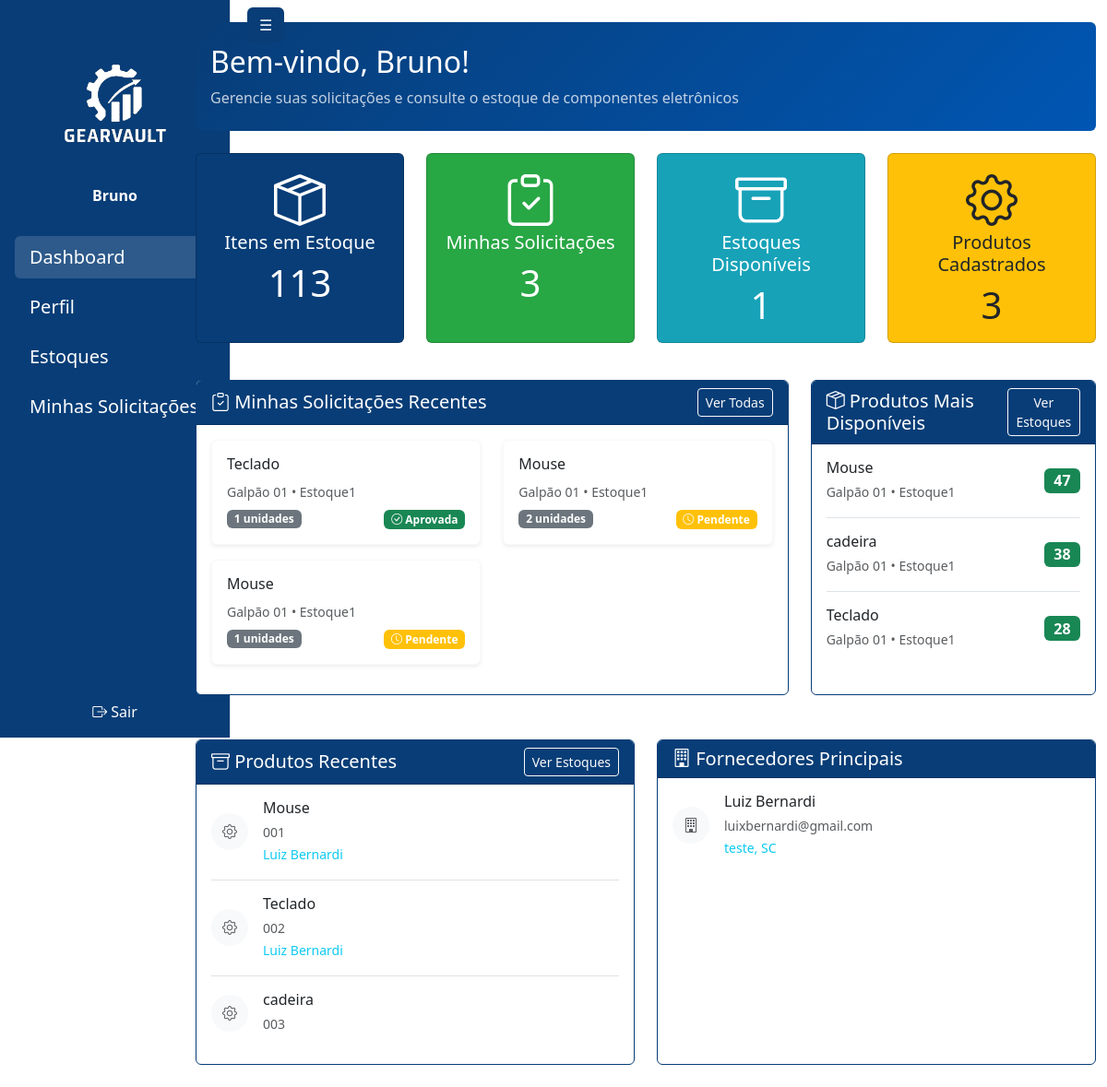
The page /usuario/painel/ (signed in) on the database its author committed.
### gearvault/models.py (models this page shows, shortened)
class SolicitacaoProduto(models.Model):
    STATUS_CHOICES = [
        ('PENDENTE', 'Pendente'),
        ('APROVADA', 'Aprovada'),
        ('REJEITADA', 'Rejeitada'),
    ]
    usuario = models.ForeignKey(
        get_user_model(), on_delete=models.CASCADE, related_name='solicitacoes')
    produto = models.ForeignKey(Produto, on_delete=models.CASCADE)
    local = models.ForeignKey(LocalArmazenamento, on_delete=models.CASCADE)
    quantidade = models.PositiveIntegerField()
    justificativa = models.TextField(
        help_text="Justificativa para a solicitação")
    status = models.CharField(
        max_length=10, choices=STATUS_CHOICES, default='PENDENTE')
    data_solicitacao = models.DateTimeField(auto_now_add=True)
    data_resposta = models.DateTimeField(null=True, blank=True)
    resposta_admin = models.TextField(
        blank=True, null=True, help_text="Resposta do administrador")
    admin_responsavel = models.ForeignKey(
        get_user_model(),
        on_delete=models.SET_NULL,
        null=True,
        blank=True,
        related_name='solicitacoes_processadas'
    )
    class Meta:
        ordering = ['-data_solicitacao']
        verbose_name = 'Solicitação de Produto'
        verbose_name_plural = 'Solicitações de Produtos'

class Produto(models.Model):
    nome = models.CharField(max_length=255)
    codigo = models.CharField(max_length=100, unique=True)
    categoria = models.CharField(max_length=100, blank=True, null=True)
    descricao = models.TextField(blank=True, null=True)
    fornecedor = models.ForeignKey(
        Fornecedor, on_delete=models.SET_NULL, null=True, blank=True)
    imagem = models.ImageField(upload_to='produtos/', blank=True, null=True)

class LocalArmazenamento(models.Model):
    estoque = models.ForeignKey(Estoque, on_delete=models.CASCADE, related_name='locais')
    nome = models.CharField(max_length=255)
    descricao = models.TextField(blank=True, null=True)

class Estoque(models.Model):
    nome = models.CharField(max_length=255)
    descricao = models.TextField(blank=True, null=True)

class Fornecedor(models.Model):
    nome = models.CharField(max_length=255)
    cnpj = models.CharField(  max_length=14, validators=[
        MinLengthValidator(14),
            MaxLengthValidator(14)
        ], blank=False, null=False)
    email = models.EmailField(blank=False, null=False)
    telefone = models.CharField(max_length=11,  validators=[
            MinLengthValidator(11),
            MaxLengthValidator(11)
        ], blank=False, null=False)
    endereco = models.ForeignKey(Endereco, on_delete=models.SET_NULL, blank=False, null=True)

class Endereco(models.Model):
    logradouro = models.CharField(max_length=255)
    numero = models.CharField(max_length=20)
    complemento = models.CharField(max_length=100, blank=True, null=True)
    bairro = models.CharField(max_length=100)
    cidade = models.CharField(max_length=100)
    estado = models.CharField(max_length=2)
    cep = models.CharField(max_length=8)

### gearvault/views.py (the view)
# urls.py: path('painel/', views.usuario_painel, name='usuario_painel'),
@login_required
def usuario_painel(request):
    if request.user.profile.role != 'USUARIO':
        if request.user.profile.role == 'ADMIN':
            return redirect('admin_painel')
        return redirect('login')
    produtos = Produto.objects.all()
    total_produtos = produtos.count()
    total_estoque = ItemCompra.objects.aggregate(
        total=Sum('quantidade'))['total'] or 0
    from .models import SolicitacaoProduto
    minhas_solicitacoes = SolicitacaoProduto.objects.filter(
        usuario=request.user
    ).select_related('produto', 'local', 'local__estoque').order_by('-data_solicitacao')[:5]
    produtos_disponiveis = ItemCompra.objects.values(
        'produto__nome', 'local__nome', 'local__estoque__nome'
    ).annotate(
        quantidade_total=Sum('quantidade')
    ).filter(
        quantidade_total__gt=0
    ).order_by('-quantidade_total')[:5]
    estoques = Estoque.objects.prefetch_related('locais')
    fornecedores = Fornecedor.objects.all()
    contexto = {
        'sidebar_links': get_sidebar_links(request.user),
        'produtos': produtos,
        'total_produtos': total_produtos,
        'total_estoque': total_estoque,
        'minhas_solicitacoes': minhas_solicitacoes,
        'produtos_disponiveis': produtos_disponiveis,
        'estoques': estoques,
        'fornecedores': fornecedores,
    }
    return render(request, 'pages/user/painel.html', contexto)

### gearvault/templates/pages/user/painel.html (shortened to what this page needs)
{% extends 'base.html' %}
{% load static %}
{% block content %}
<div class="container-fluid" id="main-content-panel">
  <div class="row">
    <div class="col-md-2" id="sidebar-panel">
      {% include 'sidebar.html' %}
    </div>
    <div class="col-md-10 mt-4" id="painel-content">
      <div class="row mb-4">
        <div class="col-12">
          <div class="card border-0" style="background: linear-gradient(135deg, #083D77 0%, #0056b3 100%);">
            <div class="card-body text-white py-4">
              <h2 class="mb-2">Bem-vindo, {{ user.get_full_name|default:user.username }}!</h2>
              <p class="mb-0 opacity-75">Gerencie suas solicitações e consulte o estoque de componentes eletrônicos</p>
            </div>
          </div>
        </div>
      </div>
      <div class="row mb-4">
        <div class="col-lg-3 col-md-6 mb-3">
          <div class="card text-white h-100" style="background-color: #083D77;">
            <div class="card-body text-center">
              <i class="bi bi-box-seam display-4 mb-2"></i>
              <h5 class="card-title">Itens em Estoque</h5>
              <p class="card-text display-6">{{ total_estoque }}</p>
            </div>
          </div>
        </div>
        <div class="col-lg-3 col-md-6 mb-3">
          <div class="card text-white h-100" style="background-color: #28a745;">
            <div class="card-body text-center">
              <i class="bi bi-clipboard-check display-4 mb-2"></i>
              <h5 class="card-title">Minhas Solicitações</h5>
              <p class="card-text display-6">{{ minhas_solicitacoes|length }}</p>
            </div>
          </div>
        </div>
        <div class="col-lg-3 col-md-6 mb-3">
          <div class="card text-white h-100" style="background-color: #17a2b8;">
            <div class="card-body text-center">
              <i class="bi bi-archive display-4 mb-2"></i>
              <h5 class="card-title">Estoques Disponíveis</h5>
              <p class="card-text display-6">{{ estoques|length }}</p>
            </div>
          </div>
        </div>
        <div class="col-lg-3 col-md-6 mb-3">
          <div class="card text-white h-100" style="background-color: #ffc107; color: #212529 !important;">
            <div class="card-body text-center">
              <i class="bi bi-gear display-4 mb-2"></i>
              <h5 class="card-title" style="color: #212529 !important;">Produtos Cadastrados</h5>
              <p class="card-text display-6" style="color: #212529 !important;">{{ total_produtos }}</p>
            </div>
          </div>
        </div>
      </div>
      <div class="row mb-4">
        <div class="col-lg-8 mb-4">
          <div class="card h-100" style="border: 1px solid #083D77;">
            <div class="card-header text-white d-flex justify-content-between align-items-center" style="background-color: #083D77;">
              <h5 class="mb-0"><i class="bi bi-clipboard-check"></i> Minhas Solicitações Recentes</h5>
              <a href="{% url 'usuario_minhas_solicitacoes' %}" class="btn btn-sm btn-outline-light">Ver Todas</a>
            </div>
            <div class="card-body">
              {% if minhas_solicitacoes %}
                <div class="row">
                  {% for solicitacao in minhas_solicitacoes|slice:':4' %}
                  <div class="col-md-6 mb-3">
                    <div class="card border-light shadow-sm h-100">
                      <div class="card-body">
                        <h6 class="card-title">{{ solicitacao.produto.nome }}</h6>
                        <p class="card-text mb-2">
                          <small class="text-muted">{{ solicitacao.local.nome }} • {{ solicitacao.local.estoque.nome }}</small>
                        </p>
                        <div class="d-flex justify-content-between align-items-center">
                          <span class="badge bg-secondary">{{ solicitacao.quantidade }} unidades</span>
                          {% if solicitacao.status == 'PENDENTE' %}
                            <span class="badge bg-warning"><i class="bi bi-clock"></i> Pendente</span>
                          {% elif solicitacao.status == 'APROVADA' %}
                            <span class="badge bg-success"><i class="bi bi-check-circle"></i> Aprovada</span>
                          {% elif solicitacao.status == 'REJEITADA' %}
                            <span class="badge bg-danger"><i class="bi bi-x-circle"></i> Rejeitada</span>
                          {% endif %}
                        </div>
                      </div>
                    </div>
                  </div>
                  {% endfor %}
                </div>
              {% endif %}
            </div>
          </div>
        </div>
        <div class="col-lg-4 mb-4">
          <div class="card h-100" style="border: 1px solid #083D77;">
            <div class="card-header text-white d-flex justify-content-between align-items-center" style="background-color: #083D77;">
              <h5 class="mb-0"><i class="bi bi-box-seam"></i> Produtos Mais Disponíveis</h5>
              <a href="{% url 'usuario_estoques' %}" class="btn btn-sm btn-outline-light">Ver Estoques</a>
            </div>
            <div class="card-body">
              {% if produtos_disponiveis %}
                {% for item in produtos_disponiveis|slice:':5' %}
                <div class="d-flex justify-content-between align-items-center mb-3 {% if not forloop.last %}border-bottom pb-3{% endif %}">
                  <div>
                    <h6 class="mb-1">{{ item.produto__nome|truncatechars:25 }}</h6>
                    <small class="text-muted">{{ item.local__nome }} • {{ item.local__estoque__nome }}</small>
                  </div>
                  <span class="badge bg-success fs-6">{{ item.quantidade_total }}</span>
                </div>
                {% endfor %}
              {% else %}
                <div class="text-center py-4">
                  <i class="bi bi-box text-muted"></i>
                  <p class="text-muted mb-0">Nenhum produto disponível no momento.</p>
                </div>
              {% endif %}
            </div>
          </div>
        </div>
      </div>
      <div class="row mt-4">
        <div class="col-md-6 mb-4">
          <div class="card h-100" style="border: 1px solid #083D77;">
            <div class="card-header text-white d-flex justify-content-between align-items-center" style="background-color: #083D77;">
              <h5 class="mb-0"><i class="bi bi-archive"></i> Produtos Recentes</h5>
              <a href="{% url 'usuario_estoques' %}" class="btn btn-sm btn-outline-light">Ver Estoques</a>
            </div>
            <div class="card-body">
              {% if produtos %}
                {% for produto in produtos|slice:':4' %}
                <div class="d-flex align-items-center mb-3 {% if not forloop.last %}border-bottom pb-3{% endif %}">
                  <div class="me-3">
                    <div class="bg-light rounded-circle d-flex align-items-center justify-content-center" style="width: 40px; height: 40px;">
                      <i class="bi bi-gear text-muted"></i>
                    </div>
                  </div>
                  <div class="flex-grow-1">
                    <h6 class="mb-1">{{ produto.nome|truncatechars:30 }}</h6>
                    <small class="text-muted">{{ produto.codigo }}</small>
                    {% if produto.fornecedor %}
                      <br><small class="text-info">{{ produto.fornecedor.nome }}</small>
                    {% endif %}
                  </div>
                </div>
                {% endfor %}
              {% else %}
                <div class="text-center py-4">
                  <i class="bi bi-gear text-muted"></i>
                  <p class="text-muted mb-0">Nenhum produto cadastrado.</p>
                </div>
              {% endif %}
            </div>
          </div>
        </div>
        <div class="col-md-6 mb-4">
          <div class="card h-100" style="border: 1px solid #083D77;">
            <div class="card-header text-white" style="background-color: #083D77;">
              <h5 class="mb-0"><i class="bi bi-building"></i> Fornecedores Principais</h5>
            </div>
            <div class="card-body">
              {% if fornecedores %}
                {% for fornecedor in fornecedores|slice:':4' %}
                <div class="d-flex align-items-center mb-3 {% if not forloop.last %}border-bottom pb-3{% endif %}">
                  <div class="me-3">
                    <div class="bg-light rounded-circle d-flex align-items-center justify-content-center" style="width: 40px; height: 40px;">
                      <i class="bi bi-building text-muted"></i>
                    </div>
                  </div>
                  <div class="flex-grow-1">
                    <h6 class="mb-1">{{ fornecedor.nome|truncatechars:30 }}</h6>
                    <small class="text-muted">{{ fornecedor.email }}</small>
                    {% if fornecedor.endereco %}
                      <br><small class="text-info">{{ fornecedor.endereco.cidade }}, {{ fornecedor.endereco.estado }}</small>
                    {% endif %}
                  </div>
                </div>
                {% endfor %}
              {% else %}
                <div class="text-center py-4">
                  <i class="bi bi-building text-muted"></i>
                  <p class="text-muted mb-0">Nenhum fornecedor cadastrado.</p>
                </div>
              {% endif %}
            </div>
          </div>
        </div>
      </div>
    </div>
  </div>
</div>
<script src="{% static 'js/painel-content-resize.js' %}"></script>{% endblock %}

### templates/sidebar.html (shortened to what this page needs)
{% load static %}
<div id="sidebar" class="position-fixed top-0 start-0 vh-100 text-white d-flex flex-column pt-5 border-end" style="background-color: #083D77; width: 250px; transition: transform 0.3s ease;">
  <div class="text-center mb-4 pt-3">
    <img src="{% static 'assets/LogoGearvaultBranco.png' %}" alt="Logo GearVault" style="width: 120px;" class="mb-3" />
    <strong class="d-block">{{ user.username }}</strong>
  </div>
  <nav class="flex-grow-1">
    <ul class="nav flex-column px-3">
      {% if sidebar_links %}
        {% for link in sidebar_links %}
          <li class="nav-item mt-2">
            <a href="{{ link.url }}" class="nav-link text-white fs-5 rounded px-3 py-2 link-hover{% if request.path == link.url %} active-link{% endif %}">{{ link.label }}</a>
          </li>
        {% endfor %}
      {% else %}
        <li class="nav-item text-white px-3">Nenhum link disponível</li>
      {% endif %}
    </ul>
  </nav>
  <div class="mt-auto">
    <a href="{% url 'logout' %}" class="text-white d-block px-3 py-2 pb-3 text-decoration-none text-center"><i class="bi bi-box-arrow-right"></i> Sair</a>
  </div>
</div>
<button id="toggleSidebarBtn" type="button" class="btn position-fixed top-0" style="background-color: #083D77;
  color: white; left: 260px; z-index: 1050; transition: left 0.3s ease; margin: 0.5rem;">☰</button>

### templates/sidebar.html (style rules this page uses)
.link-hover { transition: color 0.3s ease, background-color 0.3s ease; }
.link-hover:hover, .active-link { background-color: rgba(255, 255, 255, 0.15); text-decoration: none; }

### gearvault/templates/pages/user/painel.html (style rules this page uses)
#painel-content { transition: width 0.3s cubic-bezier(0.4, 0, 0.2, 1), margin-left 0.3s cubic-bezier(0.4, 0, 0.2, 1); }
#sidebar-panel { transition: width 0.3s cubic-bezier(0.4, 0, 0.2, 1), display 0.3s cubic-bezier(0.4, 0, 0.2, 1); }

### rows shown on the page
SolicitacaoProduto: produto.nome "Teclado", local.nome "Galpão 01", local.estoque.nome "Estoque1", quantidade "1", status "APROVADA" (drawn)
SolicitacaoProduto: produto.nome "Mouse", local.nome "Galpão 01", local.estoque.nome "Estoque1", quantidade "2", status "PENDENTE" (drawn)
SolicitacaoProduto: produto.nome "Mouse", local.nome "Galpão 01", local.estoque.nome "Estoque1", quantidade "1", status "PENDENTE" (drawn)
Produto: nome "Mouse", codigo "001", fornecedor.nome "Luiz Bernardi"
Produto: nome "Teclado", codigo "002", fornecedor.nome "Luiz Bernardi"
Produto: nome "cadeira", codigo "003"
Fornecedor: nome "Luiz Bernardi", email "luixbernardi@gmail.com", endereco.cidade "teste", endereco.estado "SC"

### other values the page prints
{{ user.username }} "Bruno"
{{ link.label }} "Dashboard" "Perfil" "Estoques" "Minhas Solicitações"
{{ user.get_full_name|default:user.username }} "Bruno"
{{ total_estoque }} "113"
{{ minhas_solicitacoes|length }} "3"
{{ estoques|length }} "1"
{{ total_produtos }} "3"
{{ item.produto__nome|truncatechars:25 }} "Mouse" "cadeira" "Teclado"
{{ item.local__nome }} "Galpão 01" "Galpão 01" "Galpão 01"
{{ item.local__estoque__nome }} "Estoque1" "Estoque1" "Estoque1"
{{ item.quantidade_total }} "47" "38" "28"
